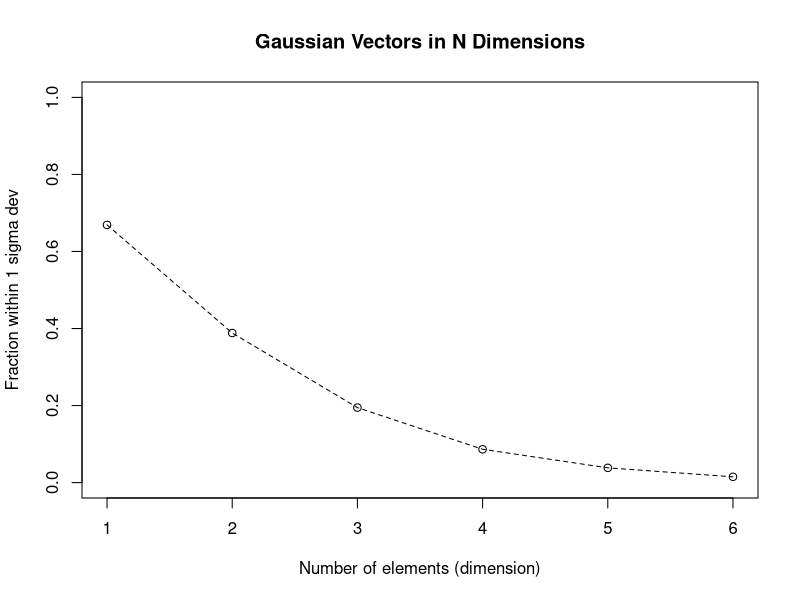

Here is the R script that generated this plot: (Note: this script raises an error after producing the figure.)
#Part A

N <- 10000 #10,000 Gaussian Random Values
mu <- 0 #They all start with mu of 0
sigma <- 1.0 #Standard Deviation of 1.0

X <- rnorm(N, mu, sigma) #First Vector
Y <- rnorm(N, mu, sigma) #Second Vector
Z <- rnorm(N, mu, sigma) #Third Vector
S <- rnorm(N, mu, sigma) #Fourth Vector
T <- rnorm(N, mu, sigma) #Fifth Vector
U <- rnorm(N, mu, sigma) #Sixth Vector

distA <- sqrt(X^2)
fracA <- mean(distA <= 1.0)
print(fracA)

distB <- sqrt(X^2 + Y^2)
fracB <- mean(distB <= 1.0)
print(fracB)

distC <- sqrt(X^2 + Y^2 + Z^2)
fracC <- mean(distC <= 1.0)
print(fracC)

disigma <- sqrt(X^2 + Y^2 + Z^2 + S^2)
fracD <- mean(disigma <= 1.0)
print(fracD)

distE <- sqrt(X^2 + Y^2 + Z^2 + S^2 + T^2)
fracE <- mean(distE <= 1.0)
print(fracE)

distF <- sqrt(X^2 + Y^2 + Z^2 + S^2 + T^2 + U^2)
fracF <- mean(distF <= 1.0)
print(fracF)

dims <- 1:6
fracs <- c(fracA, fracB, fracC, fracD, fracE, fracF)

#print(data.frame(dimension = dims, fraction = fracs))

plot(dims, fracs,
main = "Gaussian Vectors in N Dimensions",
type = "o",
pch = 1,
lty = 2,
ylim = c(0,1), # y axis between 0 and 1 (fractions)
xlab = "Number of elements (dimension)",
ylab = "Fraction within 1 sigma dev"
)

#Graph shows that as dimension increase, the fraction of points withing 1 sigma decreases.

#############################
#Part B 
#############################

#TRAFFIC_STATIONS_2251 -> TrafficStation_2251_0# -> Data_0#.csv

main_folder <- "/Users/ch4ngs4n1ty/CSCI 420/HW 1/TRAFFIC_STATIONS_2251"

idx <- sprintf("%02d", 1:32)   # "01", "02", ..., "20"

subs <- file.path(main_folder, paste0("TrafficStation_2251_", idx))

csvs <- file.path(subs, paste0("Data_", idx, ".csv"))

dfs <- lapply(csvs, read.csv)

data_all <- do.call(rbind, dfs)

# show the column names
names(data_all)

# see first few rows
head(data_all)

# show structure (types of each column)
str(data_all)

speeds <- round(data_all$SPEED) #Quantitize speed data to nearest one mile per hour
#intents <- data_all$INTENT

threshold <- 45:85 #Thresholds from 45 to 85 miles per hour

mixed_variance <- numeric(length(threshold))

#print(mixed_variance)

#Now we got mixed variance of two sets versus threshold

#We will now start Otsu's method
